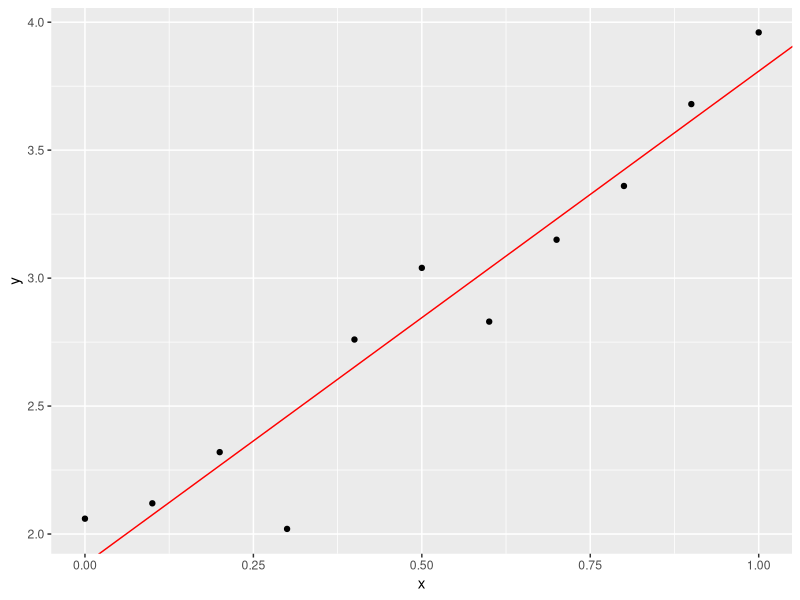
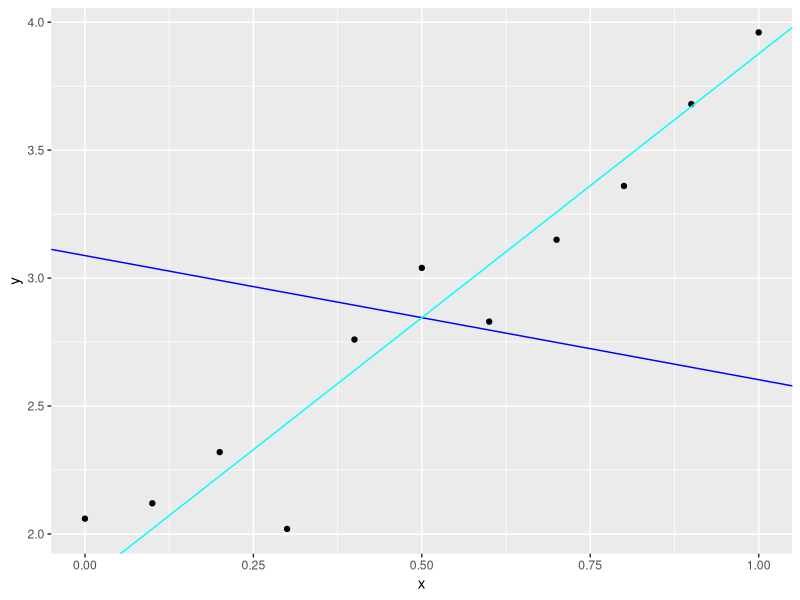
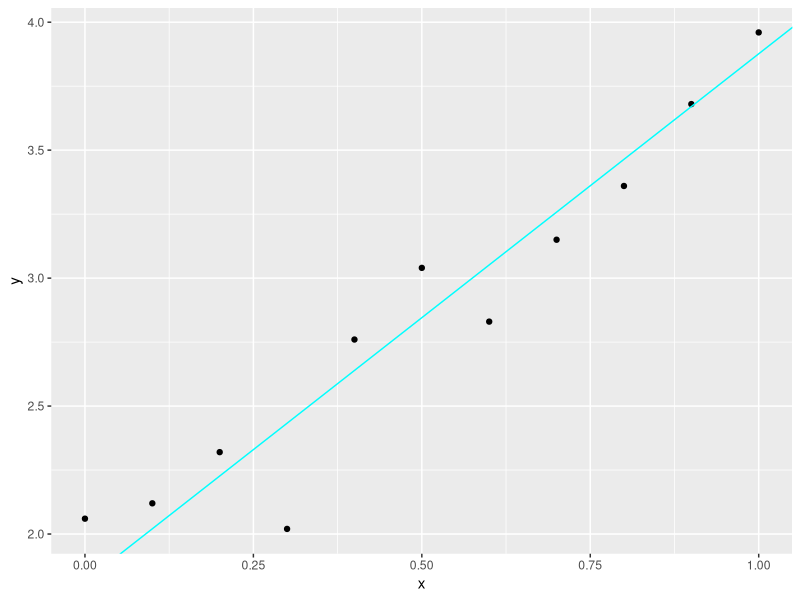
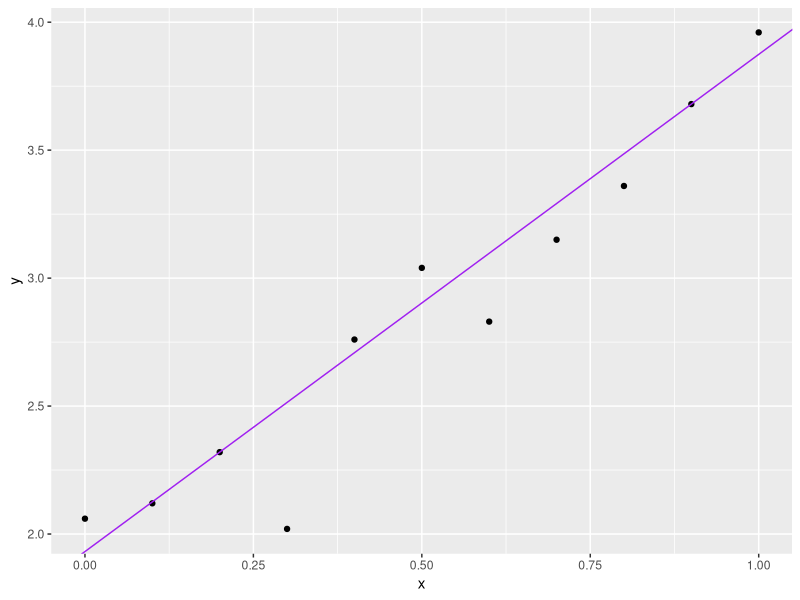

Here is the R script that generated these plots, in order:
## ---- chunk 1
x<-c(0.0, 0.1, 0.2, 0.3, 0.4, 0.5, 0.6, 0.7, 0.8, 0.9, 1.0)
y<-c(2.06, 2.12, 2.32, 2.02, 2.76, 3.04, 2.83, 3.15, 3.36, 3.68, 3.96)
datos<-data.frame(x,y)
library(ggplot2)
ggplot(data=data.frame(x,y),aes(x,y))+geom_point()+
  geom_abline(intercept = lm(y~x,datos)$coefficients[1] , slope=lm(y~x,datos)$coefficients[2], color="red")
## ---- chunk 2
n<-length(y)
numerador<- sum(x^2-y^2)-1/n*(sum(x))^2+1/n*(sum(y))^2
denominador<- sum(y*x) - 1/n*(sum(x)*sum(y))
p<- numerador/denominador
beta<- -p/2 +c(-1,1)*sqrt((p/2)^2+1)
cat('Las soluciones para beta son:', beta)
alpha<- mean(y)-mean(x)*beta
cat('Las soluciones para alpha son:', alpha)
## ---- chunk 3
ggplot(data=data.frame(x,y),aes(x,y))+geom_point()+
  geom_abline(intercept = alpha , slope=beta, color=c("blue","cyan"))
## ---- chunk 4
c(alpha[2],beta[2])
ggplot(data=data.frame(x,y),aes(x,y))+geom_point()+
  geom_abline(intercept = alpha[2] , slope=beta[2], color="cyan")
## ---- chunk 5
a<-0
b<-0
## ---- chunk 6
sum.abs<-function(data,par){
  sum(abs(y-par[1] - par[2]*x))
}
## ---- chunk 7
op<-optim(par=c(a,b), fn=sum.abs,data=datos)
op
## ---- chunk 8
library(ggplot2)
ggplot(data=datos, aes(x,y))+geom_point()+
  geom_abline(intercept =op$par[1],slope = op$par[2], color="purple")
